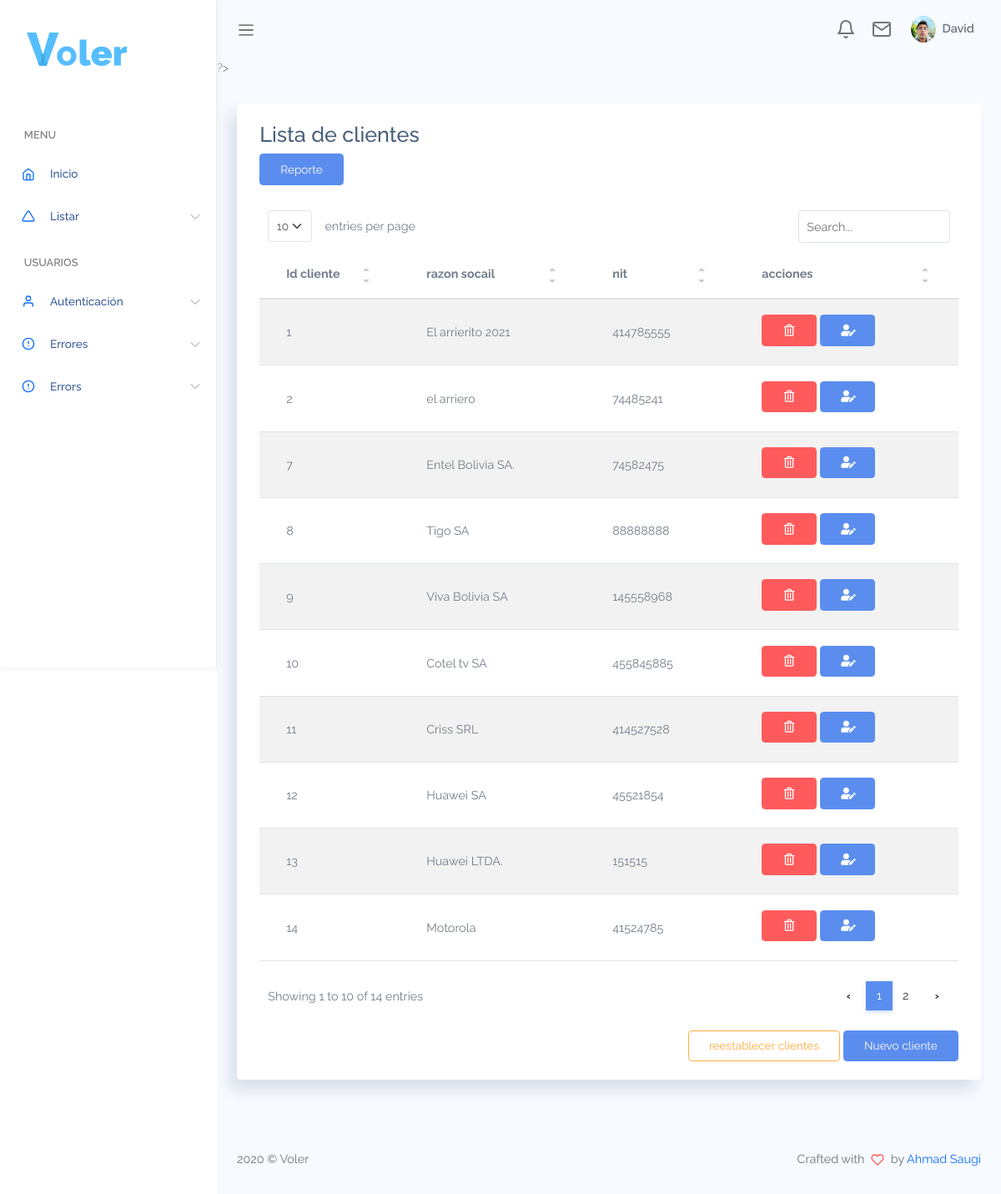
The app's page /listar/lista_clientes.php (signed in) with its own data.
### tables this page shows
CREATE TABLE `cliente` (
  `id_cliente` int unsigned NOT NULL AUTO_INCREMENT,
  `estado` char(2) NOT NULL DEFAULT '1',
  `razonsocial` varchar(100) DEFAULT NULL,
  `nit_cli` varchar(25) DEFAULT NULL,
  PRIMARY KEY (`id_cliente`)
);

### listar/lista_clientes.php (the view, shortened to what this page needs)
<?php
include('../bd/coneccion.php');
if($_SESSION['nivel']==1){
    include('../cuerpo/encabezado.php');
}else{
    if($_SESSION['nivel']==2){
        include('../cuerpo/encabezado2.php');
    }
}
?>
?>
<div class="main-content container-fluid">
    <section class="section">
        <div class="card">
            <div class="card-header">
                <h3>Lista de clientes</h3>
                <a href="../reportes/reporte_cliente.php" class="btn btn-primary">Reporte</a>
            </div>
            <div class="card-body">
                <table class='table table-striped' id="table1">
                    <thead>
                        <tr>
                            <th>Id cliente</th>
                            <th>razon socail</th>
                            <th>nit</th>
                            <th>acciones</th>
                        </tr>
                    </thead>
                    <tbody>
                        <?php
                        $consulta = "SELECT * FROM cliente WHERE estado=1";
                        $resultado = mysqli_query($conexion, $consulta);
                        $accion="../eliminar/eliminar_cliente.php";
                        while ($dato = mysqli_fetch_array($resultado)) {
                            $id = $dato['id_cliente'];
                            $nombre = $dato['razonsocial'];
                            $nit = $dato['nit_cli'];
                        ?>
                            <tr>
                                <td><?= $id ?></td>
                                <td><?= $nombre ?></td>
                                <td><?= $nit ?></td>
                                <td>
                                    <div class="btn-group">
                                        <?php include('../eliminar/modal_eliminar.php');$accion;?>
                                        <?php include('../modal_editar/modal_editar_cliente.php');?>
                                    </div>
                                </td>
                            </tr>
                        <?php
                        }
                        ?>
                    </tbody>
                </table>
                <div class="col-12 d-flex justify-content-end">
                    <?php include('../recuperar/modal_recuperar_cliente.php');?>
                    <a href="../registrar/registro_cliente.php" class="btn btn-primary">Nuevo cliente</a>
                </div>
            </div>
        </div>
    </section>
</div>
<?php include('../cuerpo/pie.php'); ?>

### eliminar/modal_eliminar.php (shortened to what this page needs)
<div class="mr-1 mb-1 d-inline-block">
    <a class="btn btn-danger" data-toggle="modal" data-target="#small<?php echo $id; ?>">
        <i class="far fa-trash-alt"></i>
    </a>
</div>

### modal_editar/modal_editar_cliente.php (shortened to what this page needs)
<div class="mr-1 mb-1 d-inline-block">
    <a class="btn btn-primary" data-toggle="modal" data-target="#inlineForm<?php echo $id; ?>">
        <i class="fas fa-user-edit"></i>
    </a>
</div>

### assets/css/app.css (style rules this page uses)
* { font-family: "Raleway"; }
#main .main-content { padding: 2rem 1.5rem; }
a { text-decoration: none; outline: 0; }
svg.feather, i { font-size: 14px; height: 1rem; }
.btn i, .btn svg { width: 16px; height: 16px; }
.btn.btn-primary { color: #fff; }
.btn.btn-danger { color: #fff; }
.card { box-shadow: -8px 12px 18px 0 rgba(25, 42, 70, 0.13); margin-bottom: 2.2rem; }
.card .card-header { border: none; }
.card .card-header ~ .card-body { padding-top: 0; }
.card .card-body { padding: 1.4rem 1.7rem; }
.table td, .dataTable-table td, .table thead th, .dataTable-table thead th { vertical-align: middle; }
.table thead th, .dataTable-table thead th { border-bottom: 2px solid #475F7B; }

### records on screen
cliente: id_cliente "1", razonsocial "El arrierito 2021", nit_cli "414785555"
cliente: id_cliente "2", razonsocial "el arriero", nit_cli "74485241"
cliente: id_cliente "7", razonsocial "Entel Bolivia SA.", nit_cli "74582475"
cliente: id_cliente "8", razonsocial "Tigo SA", nit_cli "88888888"
cliente: id_cliente "9", razonsocial "Viva Bolivia SA", nit_cli "145558968"
cliente: id_cliente "10", razonsocial "Cotel tv SA", nit_cli "455845885"
cliente: id_cliente "11", razonsocial "Criss SRL", nit_cli "414527528"
cliente: id_cliente "12", razonsocial "Huawei SA", nit_cli "45521854"
cliente: id_cliente "13", razonsocial "Huawei LTDA.", nit_cli "151515"
cliente: id_cliente "14", razonsocial "Motorola", nit_cli "41524785"
